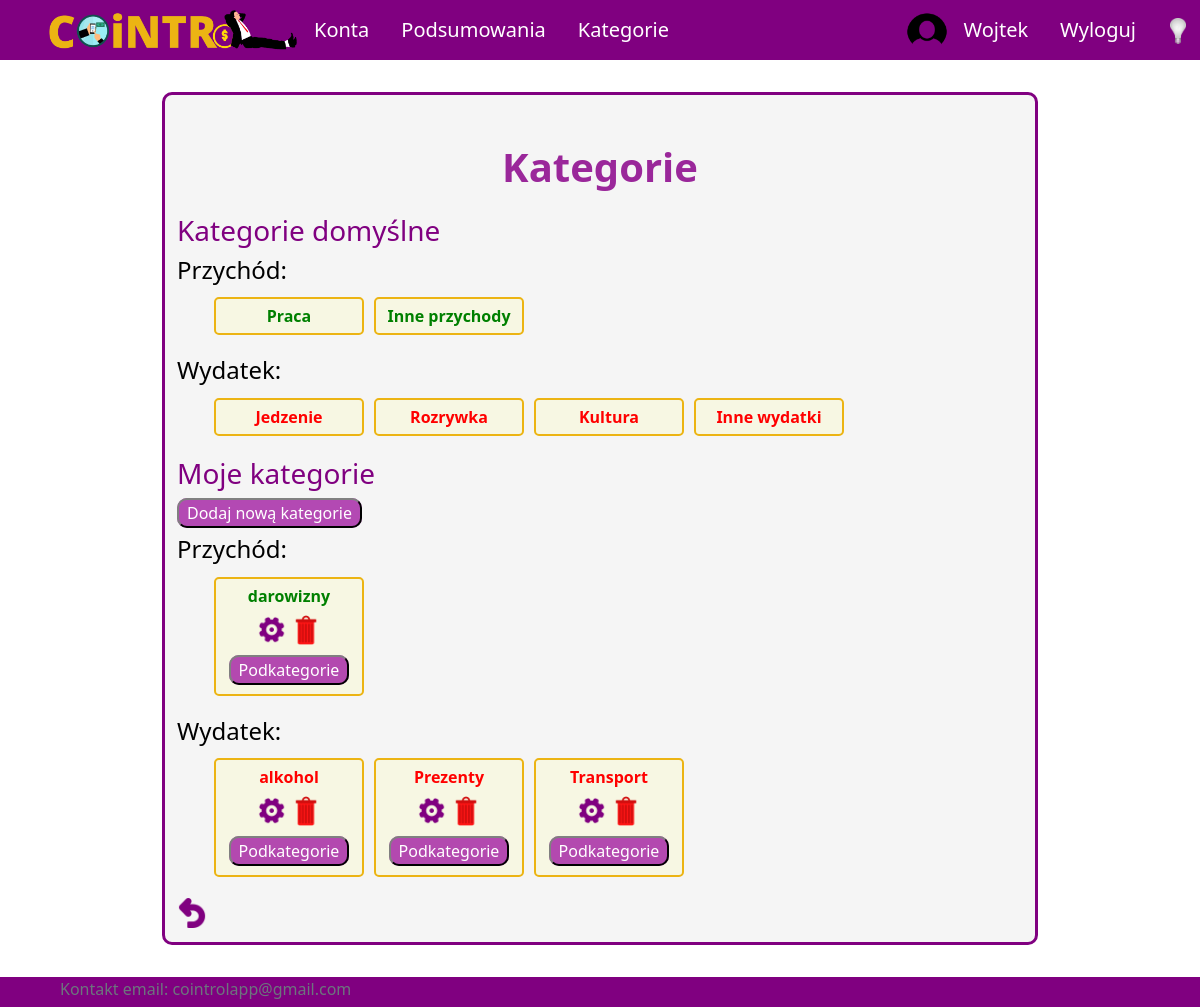
The page /profile/categories (signed in) on the database its author committed.
### UsersApp/models.py (models this page shows, shortened)
class Category(models.Model):
    SCOPE_CHOICES = (
        ("INCOME", "income"),
        ("EXPENSE", "expense"),
    )
    name = models.CharField(max_length=255)
    owner = models.ForeignKey(Profile, null=True, blank=True, on_delete=models.CASCADE)
    scope = models.CharField(max_length=10, choices=SCOPE_CHOICES) #income / expense - do oddzielenia rodzaju transakcji
    id = models.UUIDField(default=uuid.uuid4, unique=True, primary_key=True, editable=False)

### UsersApp/views/category_views.py (the view)
# urls.py: path('profile/categories', views.showCategories, name='all-categories'),
@login_required(login_url='login')
def showCategories(request):
    defaultCategory = Category.objects.filter(owner__isnull=True)
    userCategory = Category.objects.filter(owner=request.user.profile)
    context = {'defaultCategory' : defaultCategory, 'userCategory' : userCategory}
    return render(request, 'application/categories/all-categories.html', context)

### templates/application/categories/all-categories.html
{% extends 'application/base.html' %}
{% block content %}
<div class="title">
    <h1>Kategorie</h1>
</div>
<div class="content-pc">
    <div id="default-cat">
        <h3 class="purple">Kategorie domyślne</h3>
        <h4>Przychód:</h4>
        <ul id="cat-list">
            {% for dc in defaultCategory %}
                {% if dc.scope == "INCOME" %}
                    <li id="category">
                        <span class="bold income">{{dc.name}}</span></br>
                    </li>
                {% endif %}
            {% endfor %}
            </ul>
        <h4>Wydatek:</h4>
        <ul id="cat-list">
            {% for dc in defaultCategory %}
            {% if dc.scope == "EXPENSE" %}
                <li id="category">
                    <span class="bold expense">{{dc.name}}</span></br>
                </li>
            {% endif %}
        {% endfor %}
        </ul>
    </div>
    <div id="custom-cat">
        <h3 class="purple">Moje kategorie</h3>
        <p class="buttons"><a class="button" href="{% url 'create-category' %}">Dodaj nową kategorie</a></p>
        <h4>Przychód:</h4>
        <ul id="cat-list">
            {% for uc in userCategory %}
                {% if uc.scope == "INCOME" %}
                    <li id="category">
                        <span class="bold cat-income">{{uc.name}}</span>
                        <p class="buttons-close">
                            <a class="edit square-30px" href="{% url 'edit-category' uc.id %}" title="Edytuj"></a>
                            <a class="delete square-30px" href="{% url 'delete-category' uc.id %}" onclick=
                            "return confirm('Are you sure you want to delete {{uc.name}}?')" title="Usuń"></a>
                        </p>
                        <p class="buttons-close"><a class="button" href="{% url 'all-subcategories' uc.id %}">Podkategorie</a></p>
                    </li>
                {% endif %}
            {% endfor %}
        </ul>
        <h4>Wydatek:</h4>
        <ul id="cat-list">
            {% for uc in userCategory %}
                {% if uc.scope == "EXPENSE" %}
                    <li id="category">
                        <span class="bold cat-expense">{{uc.name}}</span>
                        <p class="buttons-close">
                            <a class="edit square-30px" href="{% url 'edit-category' uc.id %}" title="Edytuj"></a>
                            <a class="delete square-30px" href="{% url 'delete-category' uc.id %}" onclick=
                            "return confirm('Are you sure you want to delete {{uc.name}}?')" title="Usuń"></a>
                        </p>
                        <p class="buttons-close"><a class="button" href="{% url 'all-subcategories' uc.id %}">Podkategorie</a></p>
                    </li>
                {% endif %}
            {% endfor %}
        </ul>
    </div>
<a class="return" href="{% url 'profile' %}" title="Wróć"></a>
</div>
{% endblock %}

### templates/application/base.html (shortened to what this page needs)
{%load static%}
<!DOCTYPE html>
<html lang="pl">
<head>
    <link href="https://cdn.jsdelivr.net/npm/bootstrap@5.2.2/dist/css/bootstrap.min.css" rel="stylesheet">
    <link rel="stylesheet" type="text/css" href="{% static 'css/style.css' %}">
</head>
<body onload="checkColorMode()">
    <nav class="nav" id="navigation">
        {% if user.is_authenticated %}
        <ul class="nav justify-content-start">
            <li class="nav-item" id="logo-li"><a id="logo-link" class="nav-link" href="{% url 'home' %}">
                <img onmouseover="logoHover()" onmouseout="logoOut()" id="app-logo" src="{% static 'images/logo.png' %}">
            </a>
            <li class="nav-item mobile-menu"><a class="nav-link" href="{% url 'all-accounts' %}">Konta</a></li>
            <li class="nav-item mobile-menu"><a class="nav-link" href="{% url 'summary' %}">Podsumowania</a></li>
            <li class="nav-item mobile-menu"><a class="nav-link" href="{% url 'all-categories' %}">Kategorie</a></li>
        </ul>
        <ul class="nav justify-content-end user-image">
            <img src="{% static 'images/circle_user_image.png' %}", style="border-radius: 50%; width: 40px;">
            <li class="nav-item"><a class="nav-link" href="{% url 'profile' %}">{{ user.username }}</a></li>
            <li class="nav-item"><a class="nav-link" href="{% url 'logout' %}">Wyloguj</a></li>
        </ul>
        {% endif %}
        <button onclick="darkMode()" id="dark-mode-button"><img id="light-bulb" src="{% static 'images/bulb_off.png' %}" /></button>
    </nav>
    <div id = "site-content">
        {% block content %}
        {% endblock %}
    </div>
    <footer class="footer">
        <div class="container">
            <span class="text-muted">
                <address>
                    Kontakt email: <a class="email" href="mailto:cointrolapp@gmail.com">cointrolapp@gmail.com
                </address>
            </span>
        </div>
    </footer>
</body>
</html>

### aplication/static/css/style.css (style rules this page uses)
body { background-color: white; color: black; }
#navigation { position: fixed; top: 0; width: 100%; z-index: 9; }
a.nav-link { color: white; font-size: 20px; }
ul.nav { align-items: center; }
nav.nav { height: 60px; background-color: purple; justify-content: space-between; padding-left: 4vw; padding-right: 4vw; }
#logo-link { padding: 0; }
#app-logo { width: 250px; }
#site-content { min-height: calc(100vh - 4vh - (60px + 4vh) - 30px); padding-left: 1vw; padding-right: 1vw; padding-top: 1vh; padding-bottom: 1vh; width:73%; margin:auto; margin-top: calc(60px + 4vh); margin-bottom: 4vh; border: 3px solid purple; border-radius: 10px; background-color: whitesmoke; position: relative; }
#dark-mode-button { position: absolute; top: 16px; left: 97%; float:right; }
#dark-mode-button > img { width: 16px; }
div.title { padding-top: 5vh; display: flex; align-items: center; flex-direction: column; }
div.title h1 { color: #9a279a; font-size: 40px; font-weight: bold; text-align: center; }
div.content-pc { margin-top: 15px; }
.income { color: green; }
.expense { color: red; }
.cat-income { color: green; }
.cat-expense { color: red; }
#cat-list { display: flex; justify-content: flex-start; flex-wrap: wrap; list-style: none; }
#category { margin: 5px; padding: 5px; border: 2px solid rgba(236,180,19); border-radius: 5px; background-color: rgba(250, 250, 210, 0.5); width: 150px; text-align: center; }
p.buttons { margin: 10px 0px; }
p.buttons-close { margin: 7px 0px; }
.button { background-color: rgba(163, 31, 163, 0.8); color: white; padding: 2px 8px; border: 2px solid; border-radius: 10px; border-color: grey black black grey; text-decoration: none; }
.purple { color: #800080; }
.bold { font-weight: bold; }
footer { height: 30px; background-color: purple; justify-content: space-between; padding-left: 4vw; padding-right: 4vw; }
a.email { --bs-text-opacity: 1; color: inherit; text-decoration: none; }
button { background-color: rgba(0, 0, 0, 0); border: none; }
a.delete { display: inline-block; width: 20px; height: 20px; background-image: url("/static/images/icons/delete.png"); background-repeat: no-repeat; background-position: center; background-size: 100%; }
a.edit { display: inline-block; width: 40px; height: 40px; background-image: url("/static/images/icons/edit.png"); background-repeat: no-repeat; background-position: center; background-size: 100%; }
a.return { display: inline-block; width: 30px; height: 30px; background-image: url("/static/images/icons/return.png"); background-repeat: no-repeat; background-position: center; background-size: 100%; }
a.square-30px { width: 30px; height: 30px; }

### rows shown on the page
Category: name "Praca"
Category: name "Inne przychody"
Category: name "Jedzenie"
Category: name "Rozrywka"
Category: name "Kultura"
Category: name "Inne wydatki"
Category: name "darowizny"
Category: name "alkohol"
Category: name "Prezenty"
Category: name "Transport"

### other values the page prints
{{ user.username }} "Wojtek"
